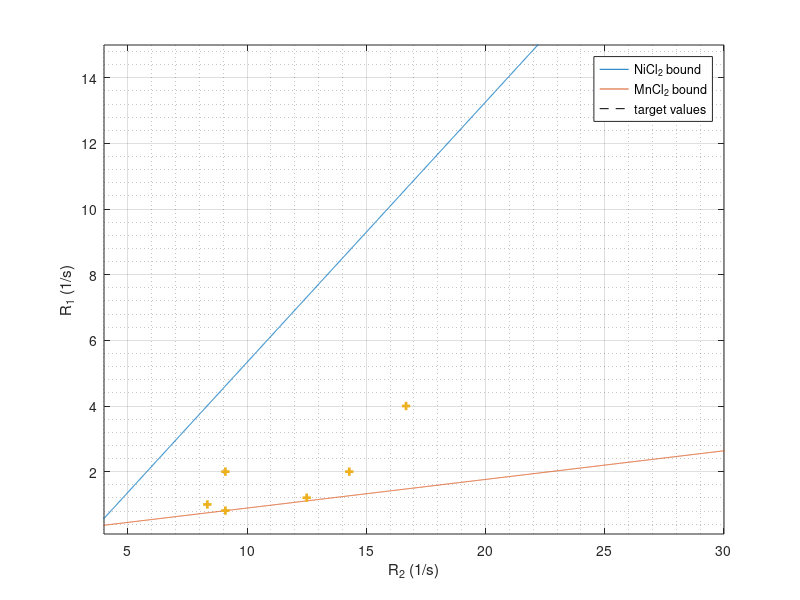

The MATLAB source for this figure: (Note: this script raises an error after producing the figure.)
%% Paramagnetic Ions
% Ni  Mn
%
ions = {'NiCl_2', 'MnCl_2'};
molarMass = [129.6, 125.844];
m1 = [0.613, 7.417];
rW1 = [0.238, 0.444];
m2 = [0.773, 84.996];
rW2 = [3.880, 3.530];

ion1 = 1;
ion2 = 2;
fprintf('Ion 1 = %s, Ion 2 = %s\n', ions{ion1}, ions{ion2})

r2_range = 0.01:0.01:40;
rW1fixed = mean(rW1);
rW2fixed = mean(rW2);

r2fun = @(ii) m1(ii) / m2(ii) * (r2_range - rW2fixed) + rW1fixed;
t2fun = @(ii) m2(ii) / (m1(ii)*(r2_range - rW2fixed) + rW1fixed);


t2mix = [80, 110, 110, 120, 60, 70];
t1mix = [830, 500, 1230, 1000, 250, 500];

r2mix = 1000./t2mix;
r1mix = 1000./t1mix;

figure(1);
plot(r2_range, r2fun(ion1), r2_range, r2fun(ion2), r2_range, 0 * r2_range, 'k--', r2mix, r1mix, '+', 'linewidth', 2)
grid on
grid minor
xlabel('R_2 (1/s)');
ylabel('R_1 (1/s)');
xlim([4, 30]);
ylim([.1, 15]);
legend(sprintf('%s bound', ions{ion1}), sprintf('%s bound', ions{ion2}), 'target values')
faxis;

figure(2);
plot(1000./r2_range, 1000./r2fun(ion1), 1000./r2_range, 1000./r2fun(ion2), 1000./r2mix, 1000./r1mix, '+', 'linewidth', 2)
grid on
grid minor
xlabel('T_2 (ms)');
ylabel('T_1 (ms)');
xlim([10, 200]);
ylim([10, 2000]);
legend(sprintf('%s bound', ions{ion1}), sprintf('%s bound', ions{ion2}), 'target values')
faxis;


% Concentrations in mM
fprintf('mM Concentrations of %s\n',ions{ion1})
kAmix = (m2(ion2) * (r1mix - rW1fixed) - m1(ion2) * (r2mix - rW2fixed))./(m2(ion2) * m1(ion1) - m1(ion2) * m2(ion1))
fprintf('Max concentration of %s: %.03f mM\n', ions{ion1}, max(kAmix));
kBmix = -(m2(ion1) * (r1mix - rW1fixed) - m1(ion1) * (r2mix - rW2fixed))./(m2(ion2) * m1(ion1) - m1(ion2) * m2(ion1))
fprintf('Max concentration of %s: %.03f mM\n', ions{ion2}, max(kBmix));

hold off
